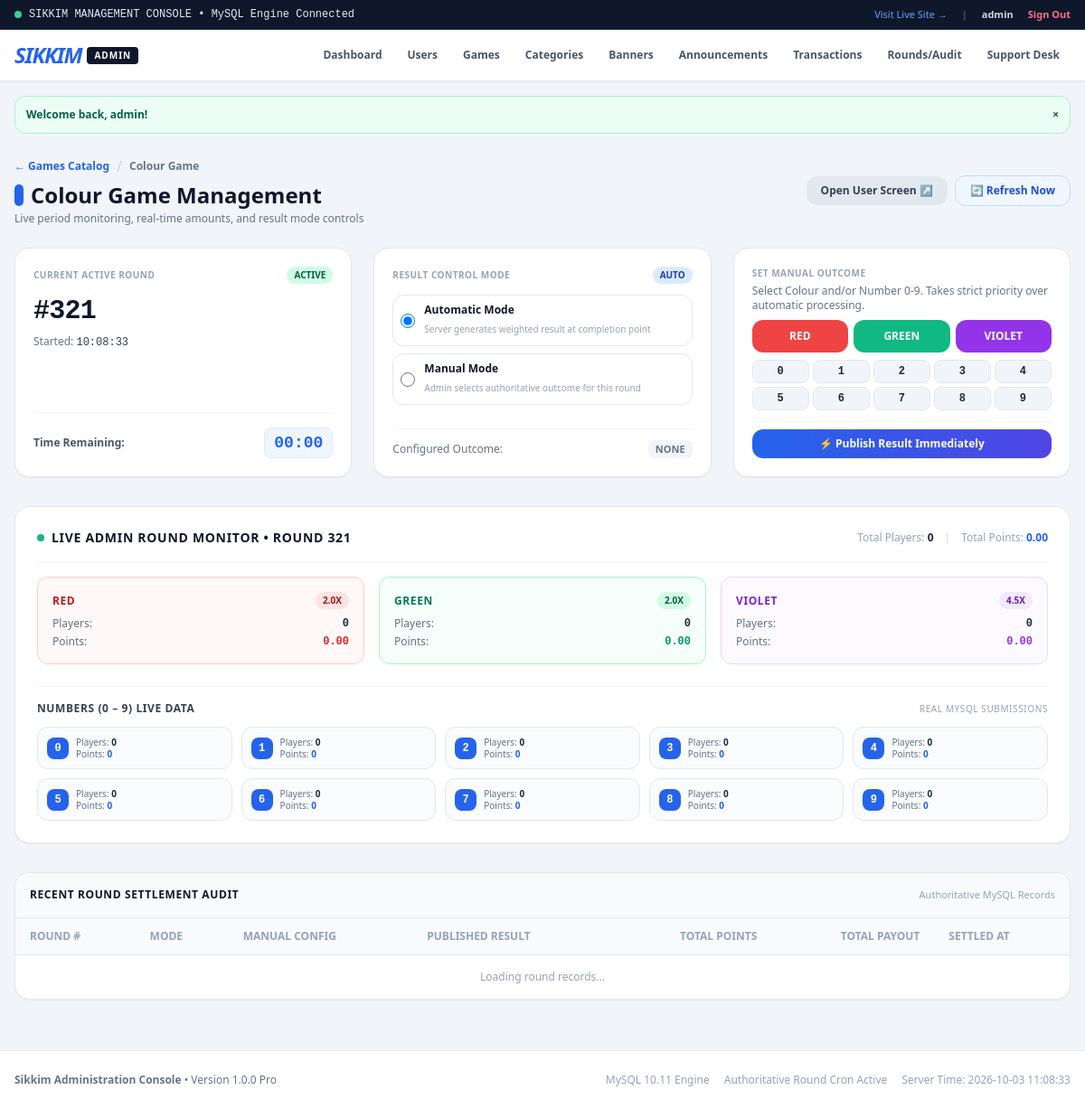
Page /admin/colour-game.php (signed in) on the committed database.
### tables this page shows
CREATE TABLE `users` (
  `id` INT AUTO_INCREMENT PRIMARY KEY,
  `username` VARCHAR(50) NOT NULL UNIQUE,
  `phone` VARCHAR(20) NOT NULL UNIQUE,
  `email` VARCHAR(100) DEFAULT NULL,
  `password_hash` VARCHAR(255) NOT NULL,
  `role` ENUM('user', 'admin') NOT NULL DEFAULT 'user',
  `status` ENUM('active', 'suspended') NOT NULL DEFAULT 'active',
  `avatar` VARCHAR(255) DEFAULT '/assets/images/avatar-default.png',
  `created_at` TIMESTAMP DEFAULT CURRENT_TIMESTAMP,
  `updated_at` TIMESTAMP DEFAULT CURRENT_TIMESTAMP ON UPDATE CURRENT_TIMESTAMP,
  INDEX `idx_users_phone` (`phone`),
  INDEX `idx_users_username` (`username`),
  INDEX `idx_users_role` (`role`)
);

CREATE TABLE `game_rounds` (
  `id` INT AUTO_INCREMENT PRIMARY KEY,
  `round_number` BIGINT NOT NULL UNIQUE,
  `game_slug` VARCHAR(50) NOT NULL DEFAULT 'win-go-1m',
  `start_time` DATETIME NOT NULL,
  `end_time` DATETIME NOT NULL,
  `status` ENUM('active', 'calculating', 'completed') NOT NULL DEFAULT 'active',
  `result_mode` ENUM('auto', 'manual') NOT NULL DEFAULT 'auto',
  `manual_result` VARCHAR(20) DEFAULT NULL,
  `manual_number` INT DEFAULT NULL,
  `result_status` ENUM('pending', 'locked', 'published') NOT NULL DEFAULT 'pending',
  `manually_set_at` DATETIME DEFAULT NULL,
  `manually_set_by` INT DEFAULT NULL,
  `result_number` INT DEFAULT NULL,
  `result_color` VARCHAR(20) DEFAULT NULL,
  `result_size` VARCHAR(10) DEFAULT NULL,
  `result_published` TINYINT(1) NOT NULL DEFAULT 0,
  `total_bets_amount` DECIMAL(15, 2) NOT NULL DEFAULT 0.00,
  `total_payout_amount` DECIMAL(15, 2) NOT NULL DEFAULT 0.00,
  `created_at` TIMESTAMP DEFAULT CURRENT_TIMESTAMP,
  `completed_at` DATETIME DEFAULT NULL,
  INDEX `idx_rounds_number` (`round_number`),
  INDEX `idx_rounds_status` (`status`),
  INDEX `idx_rounds_published` (`result_published`),
  INDEX `idx_rounds_game` (`game_slug`, `status`)
);

### admin/colour-game.php (the view, shortened to what the rows shown need)
<?php
require_once __DIR__ . '/includes/admin_header.php';
require_once __DIR__ . '/../includes/round_engine.php';
$pdo = getDB();
$gameSlug = 'colour-game';
$activeRound = processAndGetActiveRound($pdo, $gameSlug);
$remaining = max(0, strtotime($activeRound['end_time']) - time());
?>
<div class="w-full mb-6 flex flex-col sm:flex-row sm:items-center justify-between gap-4">
    <div>
        <h1 class="text-xl sm:text-2xl font-black text-slate-900 flex items-center gap-2">
            <span class="w-2.5 h-6 bg-blue-600 rounded-full inline-block"></span>
            Colour Game Management
        </h1>
    </div>
</div>
<div class="grid grid-cols-1 md:grid-cols-3 gap-6 mb-8">
    <div class="bg-white rounded-2xl border border-slate-200 shadow-sm p-5 flex flex-col justify-between">
        <div>
            <div class="flex items-baseline gap-2 mb-2">
                <span class="text-3xl font-black text-slate-900 font-mono tracking-tight" id="displayRoundNumber">
                    #<?= e($activeRound['round_number']) ?>
                </span>
            </div>
            <p class="text-xs text-slate-500">
                Started: <span id="displayStartTime" class="font-mono text-slate-700"><?= date('H:i:s', strtotime($activeRound['start_time'])) ?></span>
            </p>
        </div>
        <div class="mt-4 pt-4 border-t border-slate-100 flex items-center justify-between">
            <span class="text-xs font-bold text-slate-600">Time Remaining:</span>
            <span id="displayCountdown" class="font-mono text-lg font-black text-blue-600 bg-blue-50 px-2.5 py-0.5 rounded-lg border border-blue-100">
                <?= sprintf('%02d:%02d', floor($remaining / 60), $remaining % 60) ?>
            </span>
        </div>
    </div>
    <div class="bg-white rounded-2xl border border-slate-200 shadow-sm p-5 flex flex-col justify-between">
        <div>
            <div class="flex items-center justify-between mb-3">
                <span class="text-[10px] font-black uppercase tracking-wider text-slate-400">RESULT CONTROL MODE</span>
                <span id="badgeMode" class="px-2 py-0.5 rounded-full text-[10px] font-black uppercase bg-blue-100 text-blue-800">
                    <?= strtoupper($activeRound['result_mode'] ?? 'AUTO') ?>
                </span>
            </div>
            <div class="space-y-2 mb-3">
                <label class="flex items-center gap-2.5 p-2 rounded-xl border border-slate-200 hover:bg-slate-50 cursor-pointer transition">
                    <input type="radio" name="result_mode" value="auto" id="modeRadioAuto" onchange="toggleMode('auto')" <?= ($activeRound['result_mode'] ?? 'auto') === 'auto' ? 'checked' : '' ?> class="w-4 h-4 text-blue-600">
                    <div>
                        <span class="text-xs font-bold text-slate-900 block leading-tight">Automatic Mode</span>
                        <span class="text-[10px] text-slate-400">Server generates weighted result at completion point</span>
                    </div>
                </label>
                <label class="flex items-center gap-2.5 p-2 rounded-xl border border-slate-200 hover:bg-slate-50 cursor-pointer transition">
                    <input type="radio" name="result_mode" value="manual" id="modeRadioManual" onchange="toggleMode('manual')" <?= ($activeRound['result_mode'] ?? 'auto') === 'manual' ? 'checked' : '' ?> class="w-4 h-4 text-blue-600">
                    <div>
                        <span class="text-xs font-bold text-slate-900 block leading-tight">Manual Mode</span>
                        <span class="text-[10px] text-slate-400">Admin selects authoritative outcome for this round</span>
                    </div>
                </label>
            </div>
        </div>
    </div>
</div>
<div class="bg-white rounded-2xl border border-slate-200 shadow-sm p-6 mb-8">
    <div class="flex flex-col sm:flex-row sm:items-center justify-between pb-4 mb-4 border-b border-slate-100 gap-2">
        <div class="flex items-center gap-2">
            <h2 class="text-sm font-black text-slate-900 uppercase tracking-wider">
                LIVE ADMIN ROUND MONITOR &bull; <span id="monitorRoundNumber">ROUND <?= e($activeRound['round_number']) ?></span>
            </h2>
        </div>
    </div>
</div>
<div class="bg-white rounded-2xl border border-slate-200 shadow-sm overflow-hidden mb-8">
    <div class="overflow-x-auto no-scrollbar">
        <table class="w-full text-left text-xs">
            <thead>
                <tr class="border-b border-slate-200 text-slate-400 uppercase font-bold bg-slate-50">
                    <th class="py-3 px-4">Round #</th>
                    <th class="py-3 px-4">Mode</th>
                    <th class="py-3 px-4">Manual Config</th>
                    <th class="py-3 px-4">Published Result</th>
                    <th class="py-3 px-4 text-right">Total Points</th>
                    <th class="py-3 px-4 text-right">Total Payout</th>
                    <th class="py-3 px-4">Settled At</th>
                </tr>
            </thead>
        </table>
    </div>
</div>
<?php require_once __DIR__ . '/includes/admin_footer.php'; ?>

### admin/includes/admin_header.php (shortened to what the rows shown need)
<?php
require_once __DIR__ . '/../../includes/auth.php';
$adminUser = requireAdmin();
?>
<!DOCTYPE html>
<html lang="en">
<head>
    <script src="https://cdn.tailwindcss.com"></script>
    <link rel="stylesheet" href="/assets/css/style.css">
</head>
<body class="bg-slate-100 text-slate-800 antialiased min-h-screen flex flex-col font-sans">
    <div class="bg-slate-900 text-slate-200 text-xs py-2 px-4 border-b border-slate-800">
        <div class="max-w-7xl mx-auto flex items-center justify-between">
            <div class="flex items-center gap-4 text-[11px]">
                <a href="/" target="_blank" class="text-blue-400 hover:text-white transition">Visit Live Site &rarr;</a>
                <span class="text-slate-500">|</span>
                <span class="text-slate-300 font-bold"><?= e($adminUser['username']) ?></span>
                <a href="/logout.php" class="text-rose-400 hover:text-rose-300 font-bold">Sign Out</a>
            </div>
        </div>
    </div>
    <main class="flex-1 w-full max-w-7xl mx-auto px-4 py-6">

### rows in the picture
users: username "admin"
game_rounds: id+round_number "321", id+round_number+start_time "10:08:33", id+round_number+result_mode "AUTO", result_mode "☑ Automatic Mode Server generate", result_mode "☐ Manual Mode Admin selects auth"

### other values in the picture
$flash['message'] "Welcome back, admin!"
